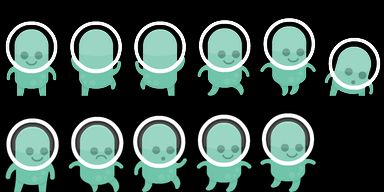

This game map was drawn from its Tiled (.tmx) file and the tilesets committed beside it. A one-line description and the full map source follow:
An orthogonal 6x2 tile map with 64x96 px tiles, 1 tile layer (players).

<map version="1.5" tiledversion="1.7.2" orientation="orthogonal" renderorder="right-down" width="6" height="2" tilewidth="64" tileheight="96" infinite="0" nextlayerid="2" nextobjectid="1">
 <tileset firstgid="1" name="players" tilewidth="64" tileheight="128" tilecount="64" columns="8">
  <image source="../../sprites/spritesheet_players_64.png" width="512" height="1024" />
 </tileset>
 <layer id="1" name="players" width="6" height="2">
  <data encoding="csv">
6,30,22,21,13,14,
45,61,53,37,29,0
</data>
 </layer>
</map>
